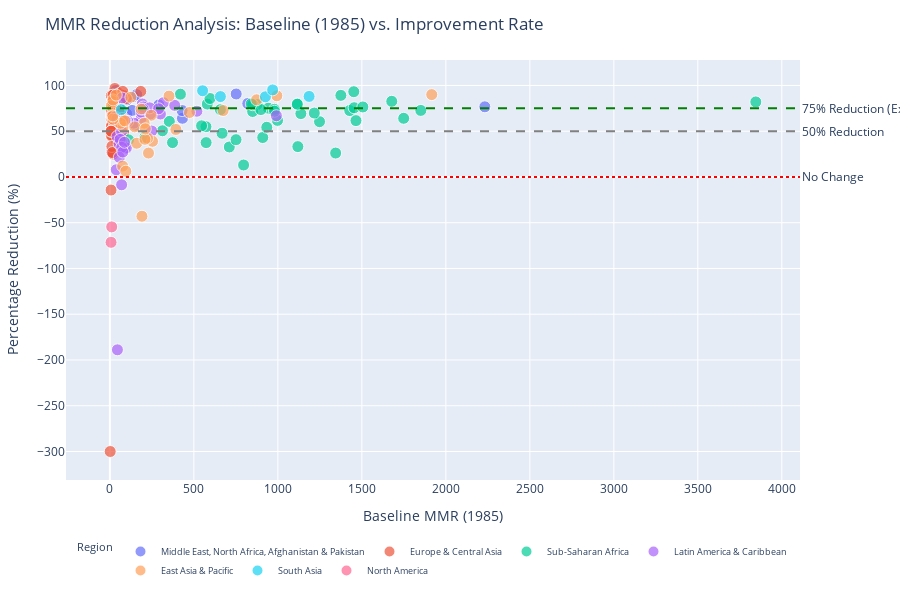

The cell this chart's notebook holds for it:
### Markdown cell above
### Visualization 3: MMR Reduction Analysis - Scatter Plot
A scatter plot showing the relationship between baseline MMR (1985) and percentage reduction achieved, revealing which countries improved most relative to their starting point and identifying patterns of success.

### Code cell
# Scatter Plot: Baseline MMR vs Percentage Reduction
min_year, max_year = df['Year'].min(), df['Year'].max()

# Calculate progress for each country
country_progress = df.groupby('Country Name').apply(
    lambda x: pd.Series({
        'MMR_Start': x[x['Year'] == min_year]['Maternal_Mortality_Ratio'].values[0] if len(x[x['Year'] == min_year]) > 0 else np.nan,
        'MMR_End': x[x['Year'] == max_year]['Maternal_Mortality_Ratio'].values[0] if len(x[x['Year'] == max_year]) > 0 else np.nan,
        'Region': x['Region'].iloc[0],
        'IncomeGroup': x['IncomeGroup'].iloc[0]
    })
).dropna()

country_progress['Absolute_Reduction'] = country_progress['MMR_Start'] - country_progress['MMR_End']
country_progress['Percent_Reduction'] = (country_progress['Absolute_Reduction'] / country_progress['MMR_Start']) * 100

# Create a size column that handles negative values (use absolute value for size, minimum of 10)
country_progress['Size_Value'] = country_progress['Absolute_Reduction'].abs().clip(lower=10)

country_progress = country_progress.reset_index()

# Create scatter plot
fig_scatter = px.scatter(
    country_progress,
    x='MMR_Start',
    y='Percent_Reduction',
    color='Region',
    size='Size_Value',
    hover_name='Country Name',
    hover_data={'MMR_Start': ':.0f', 'MMR_End': ':.0f', 'Percent_Reduction': ':.1f', 
                'Absolute_Reduction': ':.0f', 'IncomeGroup': True, 'Size_Value': False},
    title=f'MMR Reduction Analysis: Baseline ({min_year}) vs. Improvement Rate',
    labels={
        'MMR_Start': f'Baseline MMR ({min_year})',
        'Percent_Reduction': 'Reduction (%)',
        'Absolute_Reduction': 'Absolute Reduction'
    }
)

# Add reference lines
fig_scatter.add_hline(y=50, line_dash="dash", line_color="gray", 
                      annotation_text="50% Reduction", annotation_position="right")
fig_scatter.add_hline(y=75, line_dash="dash", line_color="green",
                      annotation_text="75% Reduction (Excellent)", annotation_position="right")
fig_scatter.add_hline(y=0, line_dash="dot", line_color="red",
                      annotation_text="No Change", annotation_position="right")

fig_scatter.update_layout(
    height=600,
    xaxis_title=f'Baseline MMR ({min_year})',
    yaxis_title='Percentage Reduction (%)',
    legend=dict(
        orientation="h",
        yanchor="bottom",
        y=-0.25,
        xanchor="center",
        x=0.5,
        font=dict(size=9),
        itemwidth=30
    ),
    margin=dict(r=100, l=60, t=60, b=120)
)

fig_scatter.update_traces(marker=dict(size=12, opacity=0.7, line=dict(width=1, color='white')))
fig_scatter.show()

# Summary statistics
print(f"\n📊 MMR Reduction Summary ({min_year} to {max_year}):")
print("-" * 70)
print(f"Countries analyzed: {len(country_progress)}")
print(f"Average reduction: {country_progress['Percent_Reduction'].mean():.1f}%")
print(f"Countries with >75% reduction: {(country_progress['Percent_Reduction'] > 75).sum()}")
print(f"Countries with >50% reduction: {(country_progress['Percent_Reduction'] > 50).sum()}")
print(f"Countries with <25% reduction: {(country_progress['Percent_Reduction'] < 25).sum()}")
print(f"Countries with INCREASED MMR: {(country_progress['Percent_Reduction'] < 0).sum()}")

### Figure 1 — Plotly figure (JSON) as saved in the notebook; plotly's stock layout.template omitted (floating-point values rounded to 4 significant figures; data arrays with more than 128 entries replaced by an {"elided": "..."} marker saying what was removed)
{"data": [{"customdata": [[521, 1711, "Low income", 1711], [62, 230, "Upper middle income", 230], [17, 20, "High income", 20], [162, 659, "Lower middle income", 659], [17, 124, "Lower middle income", 124], [16, 144, "Upper middle income", 144], [66, 86, "Upper middle income", 86], [2, 34, "High income", 34], [31, 69, "Lower middle income", 69], [8, 3, "High income", 10], [15, 44, "Lower middle income", 44], [59, 27, "Upper middle income", 27], [8, 13, "High income", 13], [70, 682, "Lower middle income", 682], [13, 30, "High income", 30], [155, 277, "Lower middle income", 277], [4, 13, "High income", 13], [7, 33, "High income", 33], [20, 35, "Low income", 35], [36, 96, "Lower middle income", 96], [3, 16, "High income", 16], [16, 86, "Lower middle income", 86], [118, 312, "Low income", 312]], "hovertemplate": "<b>%{hovertext}</b><br><br>Region=Middle East, North Africa, Afghanistan & Pakistan<br>Baseline MMR (1985)=%{x:.0f}<br>Reduction (%)=%{y:.1f}<br>MMR_End=%{customdata[0]:.0f}<br>Absolute Reduction=%{customdata[1]:.0f}<br>IncomeGroup=%{customdata[2]}<extra></extra>", "hovertext": ["Afghanistan", "Algeria", "Bahrain", "Djibouti", "Egypt, Arab Rep.", "Iran, Islamic Rep.", "Iraq", "Israel", "Jordan", "Kuwait", "Lebanon", "Libya", "Malta", "Morocco", "Oman", "Pakistan", "Qatar", "Saudi Arabia", "Syrian Arab Republic", "Tunisia", "United Arab Emirates", "West Bank and Gaza", "Yemen, Rep."], "legendgroup": "Middle East, North Africa, Afghanistan & Pakistan", "marker": {"color": "#636efa", "line": {"color": "white", "width": 1}, "opacity": 0.7, "size": 12, "sizemode": "area", "sizeref": 7.883, "symbol": "circle"}, "mode": "markers", "name": "Middle East, North Africa, Afghanistan & Pakistan", "orientation": "v", "showlegend": true, "type": "scatter", "x": [2232, 292, 37, 821, 141, 160, 152, 36, 100, 11, 59, 86, 21, 752, 43, 432, 17, 40, 55, 132, 19, 102, 430], "xaxis": "x", "y": [76.66, 78.77, 54.05, 80.27, 87.94, 90.0, 56.58, 94.44, 69.0, 27.27, 74.58, 31.4, 61.9, 90.69, 69.77, 64.12, 76.47, 82.5, 63.64, 72.73, 84.21, 84.31, 72.56], "yaxis": "y"}, {"customdata": {"elided": "50x4 mixed values"}, "hovertemplate": "<b>%{hovertext}</b><br><br>Region=Europe & Central Asia<br>Baseline MMR (1985)=%{x:.0f}<br>Reduction (%)=%{y:.1f}<br>MMR_End=%{customdata[0]:.0f}<br>Absolute Reduction=%{customdata[1]:.0f}<br>IncomeGroup=%{customdata[2]}<extra></extra>", "hovertext": ["Albania", "Andorra", "Armenia", "Austria", "Azerbaijan", "Belarus", "Belgium", "Bosnia and Herzegovina", "Bulgaria", "Croatia", "Cyprus", "Czechia", "Denmark", "Estonia", "Finland", "France", "Georgia", "Germany", "Greece", "Hungary", "Iceland", "Ireland", "Italy", "Kazakhstan", "Kyrgyz Republic", "Latvia", "Lithuania", "Luxembourg", "Moldova", "Monaco", "Montenegro", "Netherlands", "North Macedonia", "Norway", "Poland", "Portugal", "Romania", "Russian Federation", "San Marino", "Serbia", "Slovak Republic", "Slovenia", "Spain", "Sweden", "Switzerland", "Tajikistan", "Turkmenistan", "Ukraine", "United Kingdom", "Uzbekistan"], "legendgroup": "Europe & Central Asia", "marker": {"color": "#EF553B", "line": {"color": "white", "width": 1}, "opacity": 0.7, "size": 12, "sizemode": "area", "sizeref": 7.883, "symbol": "circle"}, "mode": "markers", "name": "Europe & Central Asia", "orientation": "v", "showlegend": true, "type": "scatter", "x": [38, 21, 55, 14, 45, 30, 9, 35, 26, 10, 19, 15, 12, 56, 7, 20, 34, 14, 9, 26, 11, 11, 22, 68, 81, 51, 35, 24, 62, 29, 11, 12, 17, 9, 19, 20, 184, 81, 12, 15, 19, 17, 6, 8, 15, 98, 77, 53, 2, 72], "xaxis": "x", "y": [81.58, 47.62, 65.45, 57.14, 60.0, 96.67, 55.56, 82.86, 76.92, 70.0, 26.32, 80.0, 66.67, 91.07, -14.29, 65.0, 41.18, 71.43, 44.44, 53.85, 72.73, 63.64, 72.73, 85.29, 48.15, 62.75, 77.14, 54.17, 69.35, 82.76, 45.45, 66.67, 82.35, 88.89, 89.47, 25.0, 93.48, 88.89, 33.33, 26.67, 78.95, 82.35, 50.0, 50.0, 66.67, 85.71, 93.51, 71.7, -300.0, 63.89], "yaxis": "y"}, {"customdata": {"elided": "45x4 mixed values"}, "hovertemplate": "<b>%{hovertext}</b><br><br>Region=Sub-Saharan Africa<br>Baseline MMR (1985)=%{x:.0f}<br>Reduction (%)=%{y:.1f}<br>MMR_End=%{customdata[0]:.0f}<br>Absolute Reduction=%{customdata[1]:.0f}<br>IncomeGroup=%{customdata[2]}<extra></extra>", "hovertext": ["Angola", "Benin", "Botswana", "Burkina Faso", "Burundi", "Cabo Verde", "Cameroon", "Central African Republic", "Chad", "Comoros", "Congo, Dem. Rep.", "Congo, Rep.", "Equatorial Guinea", "Eritrea", "Eswatini", "Gabon", "Gambia, The", "Ghana", "Guinea", "Guinea-Bissau", "Kenya", "Lesotho", "Liberia", "Madagascar", "Malawi", "Mali", "Mauritania", "Mauritius", "Mozambique", "Namibia", "Niger", "Nigeria", "Rwanda", "Senegal", "Seychelles", "Sierra Leone", "Somalia", "South Africa", "South Sudan", "Sudan", "Tanzania", "Togo", "Uganda", "Zambia", "Zimbabwe"], "legendgroup": "Sub-Saharan Africa", "marker": {"color": "#00cc96", "line": {"color": "white", "width": 1}, "opacity": 0.7, "size": 12, "sizemode": "area", "sizeref": 7.883, "symbol": "circle"}, "mode": "markers", "name": "Sub-Saharan Africa", "orientation": "v", "showlegend": true, "type": "scatter", "x": [877, 910, 313, 850, 1428, 420, 572, 796, 1119, 850, 934, 546, 658, 1678, 580, 373, 1454, 943, 1248, 1851, 1375, 711, 1749, 751, 1115, 1217, 998, 111, 1452, 354, 1137, 1344, 1116, 899, 69, 1506, 1465, 208, 3845, 980, 980, 668, 842, 596, 573], "xaxis": "x", "y": [79.13, 43.08, 50.48, 71.53, 72.55, 90.48, 54.9, 13.07, 33.15, 78.94, 54.28, 55.86, 73.56, 82.66, 79.66, 37.53, 75.65, 75.19, 60.42, 72.72, 89.16, 32.77, 64.09, 40.75, 79.82, 69.84, 61.82, 40.54, 93.18, 60.73, 69.22, 26.12, 79.48, 73.64, 39.13, 76.49, 61.57, 43.27, 82.0, 73.88, 71.84, 47.75, 79.81, 85.74, 37.52], "yaxis": "y"}, {"customdata": {"elided": "33x4 mixed values"}, "hovertemplate": "<b>%{hovertext}</b><br><br>Region=Latin America & Caribbean<br>Baseline MMR (1985)=%{x:.0f}<br>Reduction (%)=%{y:.1f}<br>MMR_End=%{customdata[0]:.0f}<br>Absolute Reduction=%{customdata[1]:.0f}<br>IncomeGroup=%{customdata[2]}<extra></extra>", "hovertext": ["Antigua and Barbuda", "Argentina", "Bahamas, The", "Barbados", "Belize", "Bolivia", "Brazil", "Chile", "Colombia", "Costa Rica", "Cuba", "Dominica", "Dominican Republic", "Ecuador", "El Salvador", "Grenada", "Guatemala", "Guyana", "Haiti", "Honduras", "Jamaica", "Mexico", "Nicaragua", "Panama", "Paraguay", "Peru", "Puerto Rico (US)", "St. Kitts and Nevis", "St. Lucia", "St. Vincent and the Grenadines", "Suriname", "Trinidad and Tobago", "Uruguay"], "legendgroup": "Latin America & Caribbean", "marker": {"color": "#ab63fa", "line": {"color": "white", "width": 1}, "opacity": 0.7, "size": 12, "sizemode": "area", "sizeref": 7.883, "symbol": "circle"}, "mode": "markers", "name": "Latin America & Caribbean", "orientation": "v", "showlegend": true, "type": "scatter", "x": [38, 80, 70, 55, 98, 518, 186, 73, 143, 43, 70, 61, 249, 188, 193, 71, 301, 241, 991, 199, 45, 107, 319, 95, 237, 198, 32, 290, 56, 77, 386, 87, 41], "xaxis": "x", "y": [7.895, 58.75, -8.571, 36.36, 31.63, 71.81, 63.98, 86.3, 58.74, 44.19, 50.0, 40.98, 50.2, 70.74, 79.79, 32.39, 68.77, 68.88, 66.9, 76.38, -188.9, 60.75, 81.19, 61.05, 75.53, 74.24, 65.62, 74.48, 21.43, 27.27, 78.24, 37.93, 63.41], "yaxis": "y"}, {"customdata": [[2, 7, "High income", 10], [36, 43, "High income", 43], [137, 737, "Lower middle income", 737], [16, 109, "Upper middle income", 109], [30, 48, "Upper middle income", 48], [140, 334, "Upper middle income", 334], [3, 16, "High income", 16], [80, 166, "Lower middle income", 166], [67, 9, "Low income", 10], [4, 34, "High income", 34], [112, 882, "Lower middle income", 882], [26, 37, "Upper middle income", 37], [155, 99, "Upper middle income", 99], [129, 95, "Lower middle income", 95], [41, 311, "Upper middle income", 311], [185, 489, "Lower middle income", 489], [273, -82, "High income", 82], [7, 12, "High income", 12], [89, 6, "High income", 10], [189, 204, "Lower middle income", 204], [84, 120, "Lower middle income", 120], [101, 59, "Upper middle income", 59], [6, 12, "High income", 12], [123, 86, "Lower middle income", 86], [34, 54, "Upper middle income", 54], [192, 1724, "Lower middle income", 1724], [67, 81, "Upper middle income", 81], [170, 60, "Upper middle income", 60], [100, 111, "Lower middle income", 111], [48, 138, "Lower middle income", 138]], "hovertemplate": "<b>%{hovertext}</b><br><br>Region=East Asia & Pacific<br>Baseline MMR (1985)=%{x:.0f}<br>Reduction (%)=%{y:.1f}<br>MMR_End=%{customdata[0]:.0f}<br>Absolute Reduction=%{customdata[1]:.0f}<br>IncomeGroup=%{customdata[2]}<extra></extra>", "hovertext": ["Australia", "Brunei Darussalam", "Cambodia", "China", "Fiji", "Indonesia", "Japan", "Kiribati", "Korea, Dem. People's Rep.", "Korea, Rep.", "Lao PDR", "Malaysia", "Marshall Islands", "Micronesia, Fed. Sts.", "Mongolia", "Myanmar", "Nauru", "New Zealand", "Palau", "Papua New Guinea", "Philippines", "Samoa", "Singapore", "Solomon Islands", "Thailand", "Timor-Leste", "Tonga", "Tuvalu", "Vanuatu", "Viet Nam"], "legendgroup": "East Asia & Pacific", "marker": {"color": "#FFA15A", "line": {"color": "white", "width": 1}, "opacity": 0.7, "size": 12, "sizemode": "area", "sizeref": 7.883, "symbol": "circle"}, "mode": "markers", "name": "East Asia & Pacific", "orientation": "v", "showlegend": true, "type": "scatter", "x": [9, 79, 874, 125, 78, 474, 19, 246, 76, 38, 994, 63, 254, 224, 352, 674, 191, 19, 95, 393, 204, 160, 18, 209, 88, 1916, 148, 230, 211, 186], "xaxis": "x", "y": [77.78, 54.43, 84.32, 87.2, 61.54, 70.46, 84.21, 67.48, 11.84, 89.47, 88.73, 58.73, 38.98, 42.41, 88.35, 72.55, -42.93, 63.16, 6.316, 51.91, 58.82, 36.88, 66.67, 41.15, 61.36, 89.98, 54.73, 26.09, 52.61, 74.19], "yaxis": "y"}, {"customdata": [[115, 811, "Lower middle income", 811], [47, 922, "Lower middle income", 922], [80, 578, "Lower middle income", 578], [32, 520, "Upper middle income", 520], [142, 1044, "Lower middle income", 1044], [18, 50, "Lower middle income", 50]], "hovertemplate": "<b>%{hovertext}</b><br><br>Region=South Asia<br>Baseline MMR (1985)=%{x:.0f}<br>Reduction (%)=%{y:.1f}<br>MMR_End=%{customdata[0]:.0f}<br>Absolute Reduction=%{customdata[1]:.0f}<br>IncomeGroup=%{customdata[2]}<extra></extra>", "hovertext": ["Bangladesh", "Bhutan", "India", "Maldives", "Nepal", "Sri Lanka"], "legendgroup": "South Asia", "marker": {"color": "#19d3f3", "line": {"color": "white", "width": 1}, "opacity": 0.7, "size": 12, "sizemode": "area", "sizeref": 7.883, "symbol": "circle"}, "mode": "markers", "name": "South Asia", "orientation": "v", "showlegend": true, "type": "scatter", "x": [926, 969, 658, 552, 1186, 68], "xaxis": "x", "y": [87.58, 95.15, 87.84, 94.2, 88.03, 73.53], "yaxis": "y"}, {"customdata": [[12, -5, "High income", 10], [17, -6, "High income", 10]], "hovertemplate": "<b>%{hovertext}</b><br><br>Region=North America<br>Baseline MMR (1985)=%{x:.0f}<br>Reduction (%)=%{y:.1f}<br>MMR_End=%{customdata[0]:.0f}<br>Absolute Reduction=%{customdata[1]:.0f}<br>IncomeGroup=%{customdata[2]}<extra></extra>", "hovertext": ["Canada", "United States"], "legendgroup": "North America", "marker": {"color": "#FF6692", "line": {"color": "white", "width": 1}, "opacity": 0.7, "size": 12, "sizemode": "area", "sizeref": 7.883, "symbol": "circle"}, "mode": "markers", "name": "North America", "orientation": "v", "showlegend": true, "type": "scatter", "x": [7, 11], "xaxis": "x", "y": [-71.43, -54.55], "yaxis": "y"}], "layout": {"annotations": [{"showarrow": false, "text": "50% Reduction", "x": 1, "xanchor": "left", "xref": "x domain", "y": 50, "yanchor": "middle", "yref": "y"}, {"showarrow": false, "text": "75% Reduction (Excellent)", "x": 1, "xanchor": "left", "xref": "x domain", "y": 75, "yanchor": "middle", "yref": "y"}, {"showarrow": false, "text": "No Change", "x": 1, "xanchor": "left", "xref": "x domain", "y": 0, "yanchor": "middle", "yref": "y"}], "height": 600, "legend": {"font": {"size": 9}, "itemsizing": "constant", "itemwidth": 30, "orientation": "h", "title": {"text": "Region"}, "tracegroupgap": 0, "x": 0.5, "xanchor": "center", "y": -0.25, "yanchor": "bottom"}, "margin": {"b": 120, "l": 60, "r": 100, "t": 60}, "shapes": [{"line": {"color": "gray", "dash": "dash"}, "type": "line", "x0": 0, "x1": 1, "xref": "x domain", "y0": 50, "y1": 50, "yref": "y"}, {"line": {"color": "green", "dash": "dash"}, "type": "line", "x0": 0, "x1": 1, "xref": "x domain", "y0": 75, "y1": 75, "yref": "y"}, {"line": {"color": "red", "dash": "dot"}, "type": "line", "x0": 0, "x1": 1, "xref": "x domain", "y0": 0, "y1": 0, "yref": "y"}], "title": {"text": "MMR Reduction Analysis: Baseline (1985) vs. Improvement Rate"}, "xaxis": {"anchor": "y", "domain": [0, 1], "title": {"text": "Baseline MMR (1985)"}}, "yaxis": {"anchor": "x", "domain": [0, 1], "title": {"text": "Percentage Reduction (%)"}}}}
